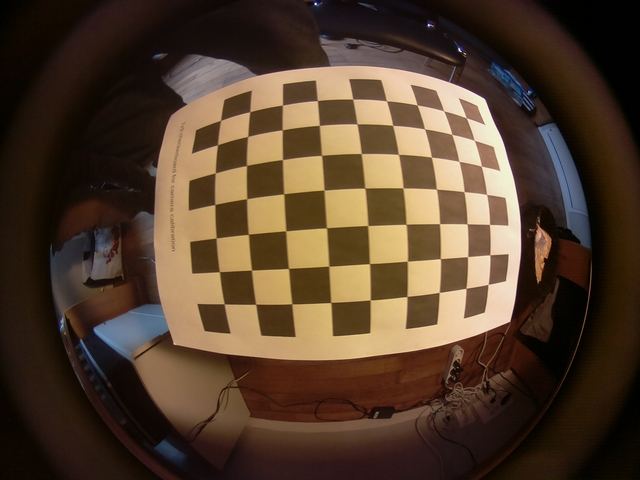
#> input picture Vision/chessboard_10_red.jpg, 640 x 480 px
$ python detect_chessboard.py
#> lines starting #> are read from the running program, lines starting #| are printed output that depends on the picture
###
# Given an image in which a chessboard is present, compute K and d. This is meant to be
# used as camera calibration.
# First, define chessboard cell intersection as points in the local referential.
# Then, use OpenCV function to detect these points (chessboard)
# Finally, use OpenCV function to compute K, d corresponding to this transformation.
#
# 14chanwa
# 14rodubo
# Jan, 7 2018
###


import numpy as np
import cv2
import glob

# Termination criteria for the chessboard detection algorithm
criteria = (cv2.TERM_CRITERIA_EPS + cv2.TERM_CRITERIA_MAX_ITER, 50, 0.001)

# Chessboard parameters (the dimensions depict the number of cells to be detected)
width = 3
length = 3

# Prepare object points, like (0,0,0), (1,0,0), (2,0,0) ....,(6,5,0)
# These will be the coordinated of the chessboard cells intersections in the local referential of the chessboard
objp = np.zeros((width*length,3), np.float32)
objp[:,:2] = np.mgrid[0:width,0:length].T.reshape(-1,2)

# Arrays to store object points and image points from all the images.
objpoints = [] # 3d point in real world space
imgpoints = [] # 2d points in image plane.

# Read test image
img = cv2.imread("chessboard_10_red.jpg")
#> img is the input picture: shape (480, 640, 3); mean B, G, R 44.9, 62.7, 82.8
gray = cv2.cvtColor(img,cv2.COLOR_BGR2GRAY)
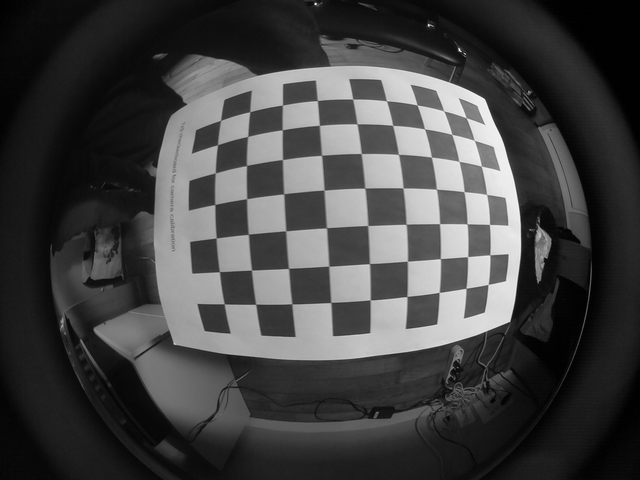
#> gray: shape (480, 640); min 0, max 250, mean 66.7

# Find the chess board corners
ret, corners = cv2.findChessboardCorners(gray, (width,length),None)
#> ret = False; corners = None

# Did it succeed?
print(ret)
#| False
print(corners)
#| None

# If found, add object points, image points (after refining them)
if ret == True:
    objpoints.append(objp)

    cv2.cornerSubPix(gray,corners,(11,11),(-1,-1),criteria)
    imgpoints.append(corners)

    print(imgpoints)
    print(imgpoints[0].shape)
    print(type(imgpoints[0]))
    print(type(imgpoints[0][0]))

    # Draw and display the corners
    cv2.drawChessboardCorners(img, (width,length), corners,ret)
    cv2.imwrite('detected_chessboard.png',img)

    # Get camera calibration parameters
    ret2, mtx, dist, rvecs, tvecs = cv2.calibrateCamera(objpoints,imgpoints,gray.shape[::-1],None,None)
    print(mtx)
    print(dist)
    print(rvecs)
    print(tvecs)

cv2.destroyAllWindows()

$ run again, with Vision/chessboard_9_red.jpg copied over Vision/chessboard_10_red.jpg
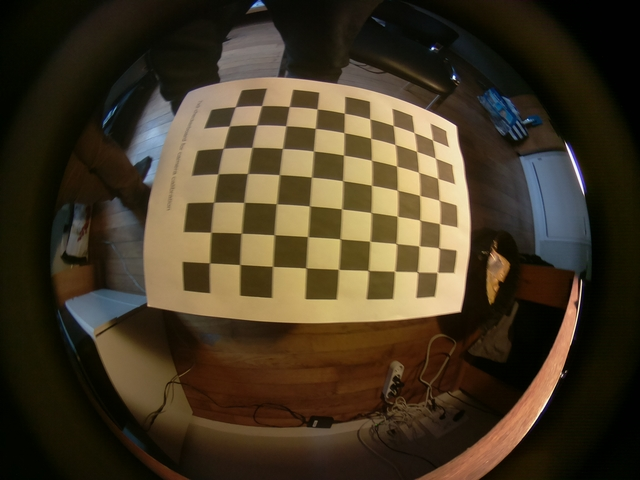
#> input picture Vision/chessboard_9_red.jpg, 640 x 480 px
#> img is the input picture: shape (480, 640, 3); mean B, G, R 36.5, 55.9, 67.7
#> `gray = cv2.cvtColor(img,cv2.COLOR_BGR2GRAY)`:
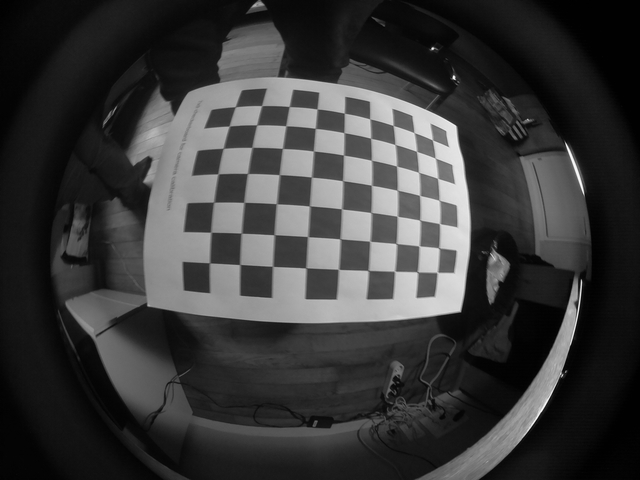
#> gray: shape (480, 640); min 0, max 254, mean 57.2
#> ret = False; corners = None
#| False
#| None

$ run again, with Vision/chessboard_2.jpg copied over Vision/chessboard_10_red.jpg
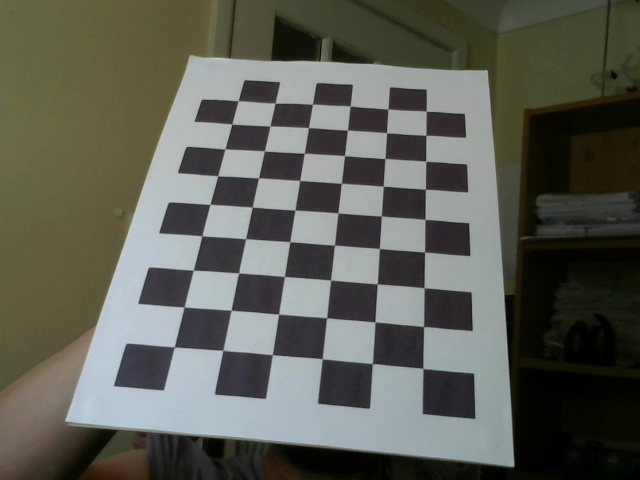
#> input picture Vision/chessboard_2.jpg, 640 x 480 px
#> img is the input picture: shape (480, 640, 3); mean B, G, R 84.6, 93.6, 92.6
#> `gray = cv2.cvtColor(img,cv2.COLOR_BGR2GRAY)`:
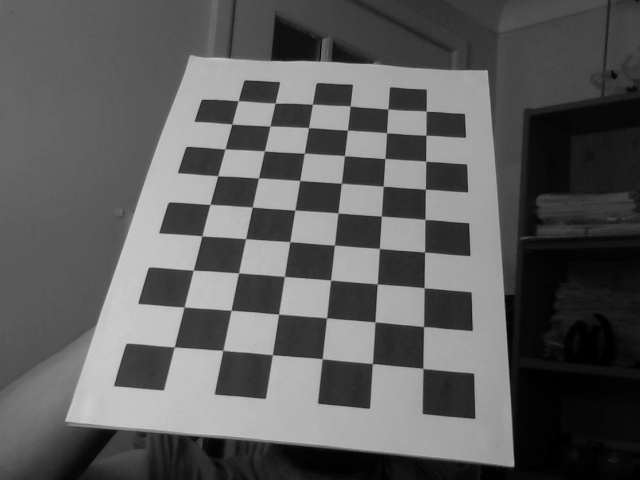
#> gray: shape (480, 640); min 0, max 205, mean 92.3
#> ret = False; corners = None
#| False
#| None
